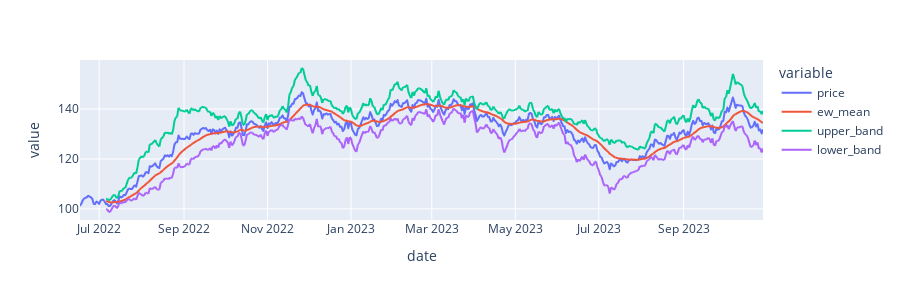
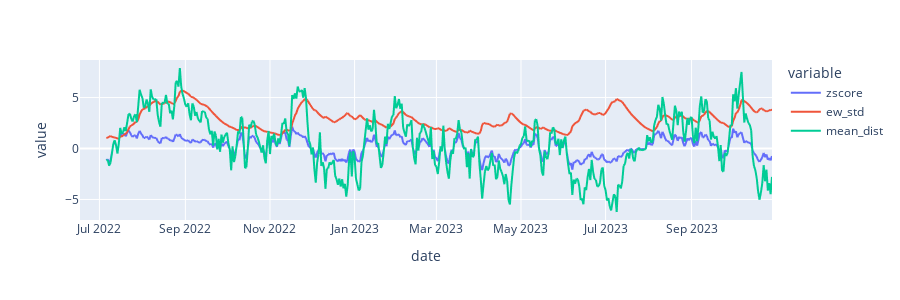

Source (notebook cell) for these figures, in order:
### Code cell
period_length = 500
price = pd.Series(
    data=(1 + np.random.normal(0, 0.01, period_length)).cumprod() * 100,
    index=pd.date_range(
        end=pd.Timestamp.today(), periods=period_length, normalize=True
    ).rename("date"),
)
window = 20
ew_mean = price.ewm(span=window, min_periods=window).mean()
ew_std = price.ewm(span=window, min_periods=window).std()
upper_band = price + 2 * ew_std
lower_band = price - 2 * ew_std
mean_dist = price - ew_mean
zscore = mean_dist / ew_std

display(
    pd.DataFrame(
        {
            "price": price,
            "ew_mean": ew_mean,
            "upper_band": upper_band,
            "lower_band": lower_band,
        }
    ).plot(height=300)
)


display(
    pd.DataFrame(
        {
            "zscore": zscore,
            "ew_std": ew_std,
            "mean_dist": mean_dist,
        }
    ).plot(height=300)
)

### Figure 1 — Plotly figure (JSON) as saved in the notebook; plotly's stock layout.template omitted (floating-point values rounded to 4 significant figures; data arrays with more than 128 entries replaced by an {"elided": "..."} marker saying what was removed)
{"data": [{"hovertemplate": "variable=price<br>date=%{x}<br>value=%{y}<extra></extra>", "legendgroup": "price", "line": {"color": "#636efa", "dash": "solid"}, "marker": {"symbol": "circle"}, "mode": "lines", "name": "price", "showlegend": true, "type": "scattergl", "x": {"elided": "500 str values"}, "xaxis": "x", "y": {"elided": "500 float values"}, "yaxis": "y"}, {"hovertemplate": "variable=ew_mean<br>date=%{x}<br>value=%{y}<extra></extra>", "legendgroup": "ew_mean", "line": {"color": "#EF553B", "dash": "solid"}, "marker": {"symbol": "circle"}, "mode": "lines", "name": "ew_mean", "showlegend": true, "type": "scattergl", "x": {"elided": "500 str values"}, "xaxis": "x", "y": {"elided": "500 float values"}, "yaxis": "y"}, {"hovertemplate": "variable=upper_band<br>date=%{x}<br>value=%{y}<extra></extra>", "legendgroup": "upper_band", "line": {"color": "#00cc96", "dash": "solid"}, "marker": {"symbol": "circle"}, "mode": "lines", "name": "upper_band", "showlegend": true, "type": "scattergl", "x": {"elided": "500 str values"}, "xaxis": "x", "y": {"elided": "500 float values"}, "yaxis": "y"}, {"hovertemplate": "variable=lower_band<br>date=%{x}<br>value=%{y}<extra></extra>", "legendgroup": "lower_band", "line": {"color": "#ab63fa", "dash": "solid"}, "marker": {"symbol": "circle"}, "mode": "lines", "name": "lower_band", "showlegend": true, "type": "scattergl", "x": {"elided": "500 str values"}, "xaxis": "x", "y": {"elided": "500 float values"}, "yaxis": "y"}], "layout": {"height": 300, "legend": {"title": {"text": "variable"}, "tracegroupgap": 0}, "margin": {"t": 60}, "xaxis": {"anchor": "y", "domain": [0, 1], "title": {"text": "date"}}, "yaxis": {"anchor": "x", "domain": [0, 1], "title": {"text": "value"}}}}

### Figure 2 — Plotly figure (JSON) as saved in the notebook; plotly's stock layout.template omitted (floating-point values rounded to 4 significant figures; data arrays with more than 128 entries replaced by an {"elided": "..."} marker saying what was removed)
{"data": [{"hovertemplate": "variable=zscore<br>date=%{x}<br>value=%{y}<extra></extra>", "legendgroup": "zscore", "line": {"color": "#636efa", "dash": "solid"}, "marker": {"symbol": "circle"}, "mode": "lines", "name": "zscore", "showlegend": true, "type": "scattergl", "x": {"elided": "500 str values"}, "xaxis": "x", "y": {"elided": "500 float values"}, "yaxis": "y"}, {"hovertemplate": "variable=ew_std<br>date=%{x}<br>value=%{y}<extra></extra>", "legendgroup": "ew_std", "line": {"color": "#EF553B", "dash": "solid"}, "marker": {"symbol": "circle"}, "mode": "lines", "name": "ew_std", "showlegend": true, "type": "scattergl", "x": {"elided": "500 str values"}, "xaxis": "x", "y": {"elided": "500 float values"}, "yaxis": "y"}, {"hovertemplate": "variable=mean_dist<br>date=%{x}<br>value=%{y}<extra></extra>", "legendgroup": "mean_dist", "line": {"color": "#00cc96", "dash": "solid"}, "marker": {"symbol": "circle"}, "mode": "lines", "name": "mean_dist", "showlegend": true, "type": "scattergl", "x": {"elided": "500 str values"}, "xaxis": "x", "y": {"elided": "500 float values"}, "yaxis": "y"}], "layout": {"height": 300, "legend": {"title": {"text": "variable"}, "tracegroupgap": 0}, "margin": {"t": 60}, "xaxis": {"anchor": "y", "domain": [0, 1], "title": {"text": "date"}}, "yaxis": {"anchor": "x", "domain": [0, 1], "title": {"text": "value"}}}}
